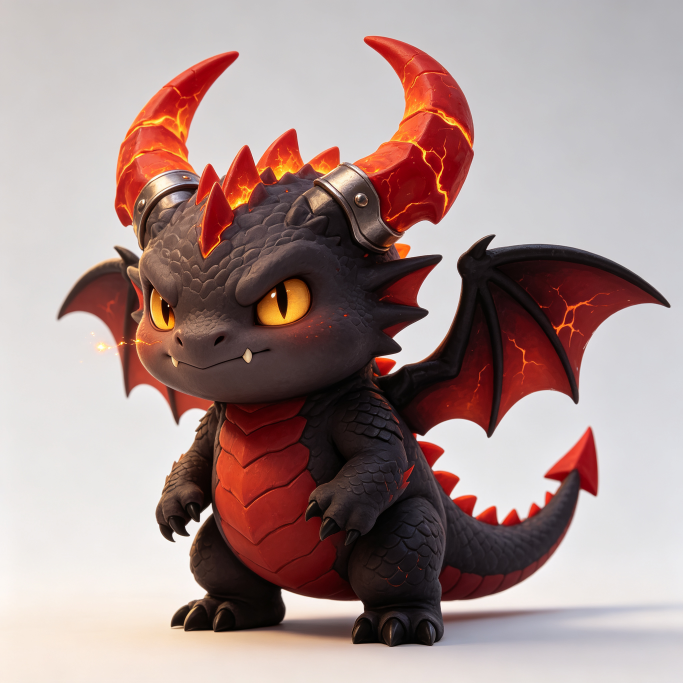
#> input picture assets/core/core-dragon.png, 2048 x 2048 px, found by its file name (shown at 1/3 size)
$ python make_icon.py
#> lines starting #> are read from the running program, lines starting #| are printed output that depends on the picture
"""把核心形象图转成 Windows 多尺寸 .ico（打包用图标）。"""
from PIL import Image

src = "assets/core/core-dragon.png"
dst = "assets/app.ico"

img = Image.open(src).convert("RGBA")
# core 图角色基本占满，轻微内缩一点避免图标里贴边
canvas = Image.new("RGBA", (2048, 2048), (0, 0, 0, 0))
#> canvas: PIL image 2048x2048 RGBA; every value is 0
canvas.alpha_comductor = None
canvas.alpha_composite(img.resize((1900, 1900)), (74, 74))
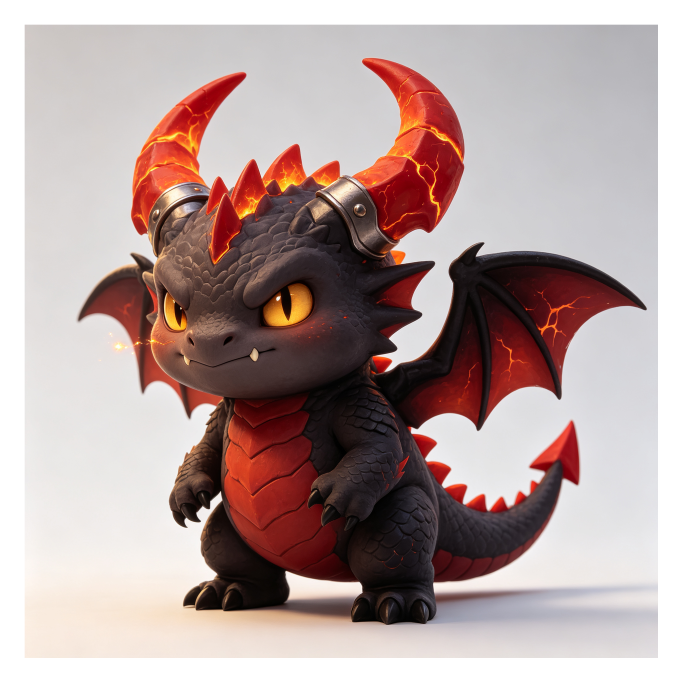
#> canvas: PIL image 2048x2048 RGBA (shown at 1/3 size); mean R, G, B, A 144.8, 124.9, 122.6, 219.5; transparent parts drawn white
canvas.save(dst, sizes=[(16, 16), (24, 24), (32, 32), (48, 48),
                        (64, 64), (128, 128), (256, 256)])
print("saved", dst)
